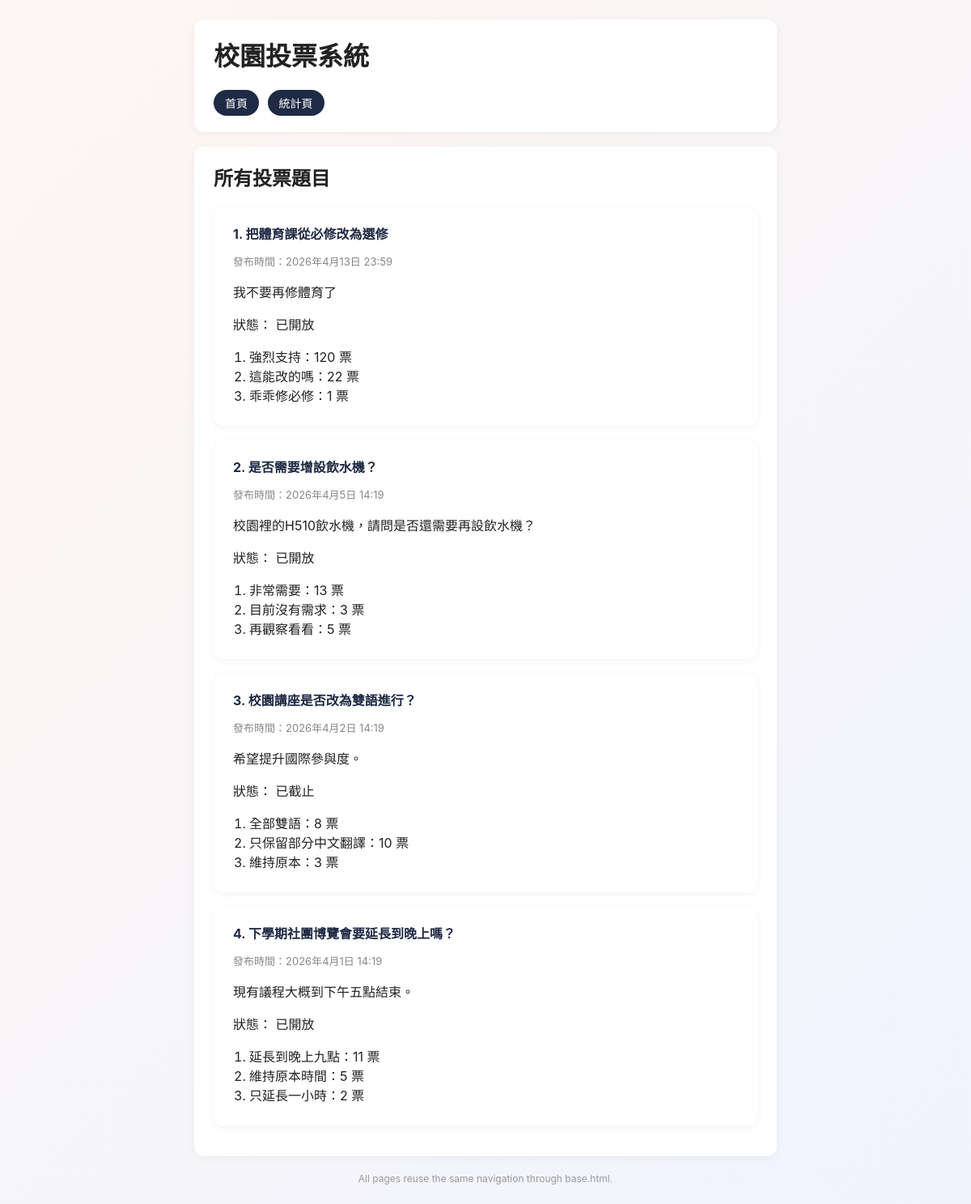
The page / on the database its author committed.
### polls/models.py (models this page shows, shortened)
class Question(models.Model):
    title = models.CharField(max_length=200)
    pub_date = models.DateTimeField()
    description = models.TextField()
    is_open = models.BooleanField(default=True)

class Choice(models.Model):
    question = models.ForeignKey(Question, on_delete=models.CASCADE, related_name="choices")
    choice_text = models.CharField(max_length=200)
    votes = models.IntegerField(default=0)

### polls/views.py (the view)
# urls.py: path("", views.QuestionListView.as_view(), name="home"),
class QuestionListView(ListView):
    model = Question
    template_name = "home.html"
    context_object_name = "questions"
    ordering = ["-pub_date"]

### templates/home.html (shortened to what this page needs)
{% extends "base.html" %}
{% block content %}
<div class="card">
    <h2>所有投票題目</h2>
    {% for question in questions %}
    <div class="card">
        <div>
            <a class="qlink" href="{% url 'question_detail' question.pk %}">
                {{ forloop.counter }}. {{ question.title }}
            </a>
        </div>
        <p class="muted">發布時間：{{ question.pub_date|date:"DATETIME_FORMAT" }}</p>
        <p>{{ question.description }}</p>
        <p>
            狀態：
            {% if question.is_open %}
                已開放
            {% else %}
                已截止
            {% endif %}
        </p>
        <ol>
            {% for choice in question.choices.all %}
            <li>{{ choice.choice_text }}：{{ choice.votes }} 票</li>
            {% empty %}
            <li class="muted">尚未建立任何選項。</li>
            {% endfor %}
        </ol>
    </div>
    {% empty %}
    <p class="muted">目前還沒有任何題目。</p>
    {% endfor %}
</div>
{% endblock %}

### templates/base.html (shortened to what this page needs)
<!DOCTYPE html>
<html lang="zh-Hant">
<head>
</head>
<body>
<div class="wrap">
    <div class="card">
        <h1>校園投票系統</h1>
        <nav>
            <a href="{% url 'home' %}">首頁</a>
            <a href="{% url 'stats' %}">統計頁</a>
        </nav>
    </div>
    {% block content %}{% endblock %}
    <footer>All pages reuse the same navigation through base.html.</footer>
</div>
</body>
</html>

### templates/base.html (style rules this page uses)
body { font-family: -apple-system, "Noto Sans TC", sans-serif; background: linear-gradient(135deg,#fef6f0,#f0f4ff); margin: 0; padding: 24px; color: #222; }
.wrap { max-width: 720px; margin: 0 auto; }
.card { background: #fff; border-radius: 12px; padding: 20px 24px; margin-bottom: 18px; box-shadow: 0 2px 10px rgba(0,0,0,0.05); }
nav a { display: inline-block; background: #1f2a44; color: #fff; padding: 6px 14px; border-radius: 999px; text-decoration: none; margin-right: 6px; font-size: 14px; }
h1, h2, h3 { margin-top: 0; }
.muted { color: #888; font-size: 13px; }
ul, ol { margin: 6px 0; padding-left: 20px; }
a.qlink { color: #1f2a44; font-weight: bold; text-decoration: none; }
footer { text-align: center; color: #999; font-size: 12px; margin-top: 20px; }

### rows shown on the page
Question: title "把體育課從必修改為選修", pub_date "2026年4月13日 23:59", description "我不要再修體育了", is_open "已開放"
Choice: choice_text "強烈支持", votes "120"
Choice: choice_text "這能改的嗎", votes "22"
Choice: choice_text "乖乖修必修", votes "1"
Question: title "是否需要增設飲水機？", pub_date "2026年4月5日 14:19", description "校園裡的H510飲水機，請問是否還需要再設飲水機？", is_open "已開放"
Choice: choice_text "非常需要", votes "13"
Choice: choice_text "目前沒有需求", votes "3"
Choice: choice_text "再觀察看看", votes "5"
Question: title "校園講座是否改為雙語進行？", pub_date "2026年4月2日 14:19", description "希望提升國際參與度。", is_open "已截止"
Choice: choice_text "全部雙語", votes "8"
Choice: choice_text "只保留部分中文翻譯", votes "10"
Choice: choice_text "維持原本", votes "3"
Question: title "下學期社團博覽會要延長到晚上嗎？", pub_date "2026年4月1日 14:19", description "現有議程大概到下午五點結束。", is_open "已開放"
Choice: choice_text "延長到晚上九點", votes "11"
Choice: choice_text "維持原本時間", votes "5"
Choice: choice_text "只延長一小時", votes "2"
